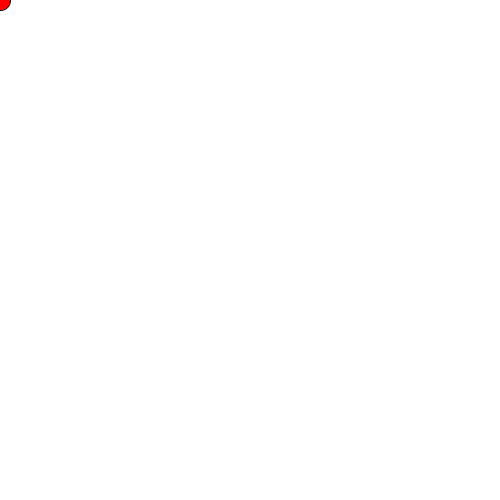
Frame 1 (no input)
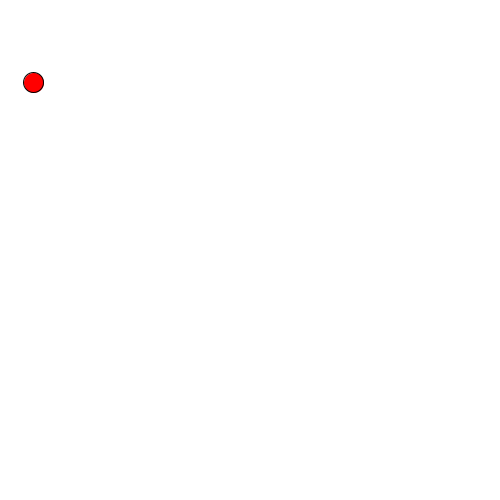
Frame 60 (the mouse pressed at the canvas centre just before this capture)
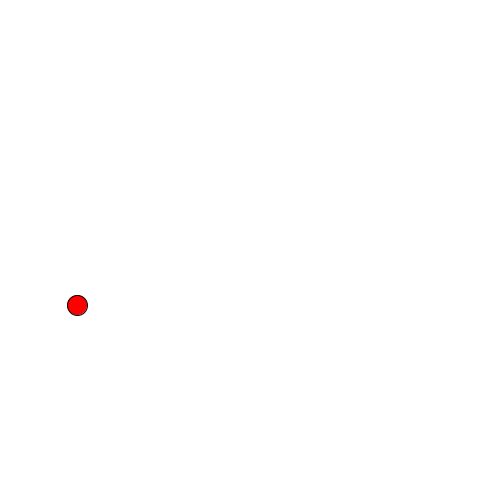
Frame 120 (the mouse held since frame 60 and released just before this capture)

The Processing sketch that drew these frames (run headless with seeded random() and noise(); from frame 60 on, the mouse is pressed at the canvas centre):

// Processing sketch: bounceyball
// ── bounceyball.pde
float g=-9.81;
float k=0.2;    // Spring constant
float m=0.50;   // Mass kg
float dt=0.01;  // Time step 50ms


float vy=0;     // Initial velocity
float y;   // Initial position *************

float x = 5.0;
float vx;

float t;// Initial time ***********


void setup()
{
  size(500, 500);
  y = 10;
  x = 0;

  vx = 1;
  vy = 0;

  t = 0;
}

void draw()
{

  background(255, 255, 255);
  vy=vy+(g-((k/m)*vy))*dt;
  y=y+(vy*dt);

  vx = vx + (((k/m)*vx))*dt;
  x = x+(vx*dt);

  t=t+dt;

  if (y<0) vy = vy*(-1);
  if (x>10) vx = vx*(-1);
  if (x<0) vx = vx*(-1);

  float sx=map(x, 0, 10, 0, width);
  float sy=map(y, 0, 10, height-1, 0);
  fill(255, 0, 0);
  ellipse(sx, sy, 20, 20);
}
